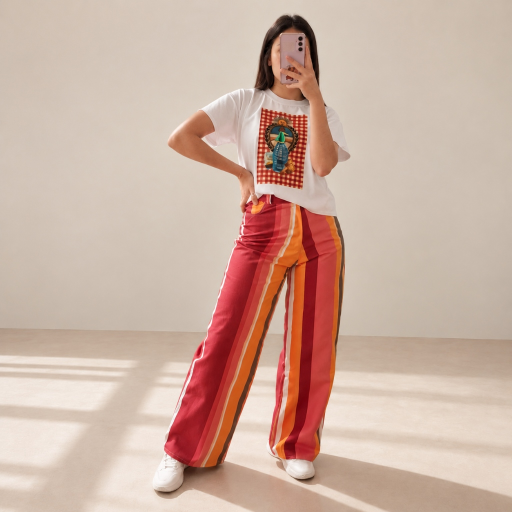
#> input picture assets/product-sunset-stripes.jpg, 1024 x 1024 px, found by its file name (shown at 1/2 size)
$ python check_head.py
#> lines starting #> are read from the running program, lines starting #| are printed output that depends on the picture
from PIL import Image

im = Image.open("assets/product-sunset-stripes.jpg")
#> im is the input picture: PIL image 1024x1024 RGB; mean R, G, B 204.5, 175.9, 162
print("product-sunset-stripes size:", im.size)
#| product-sunset-stripes size: (1024, 1024)
# Where is her head?
# Let's crop her top part
crop_head = im.crop((400, 0, 700, 250))
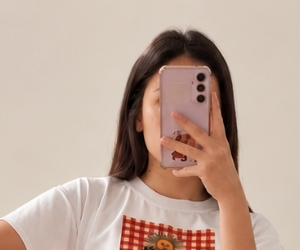
#> crop_head: PIL image 300x250 RGB; mean R, G, B 191.5, 168, 154.5
print("Head crop:", crop_head.size)
#| Head crop: (300, 250)

$ run again, with assets/about-atelier.jpg copied over assets/product-sunset-stripes.jpg
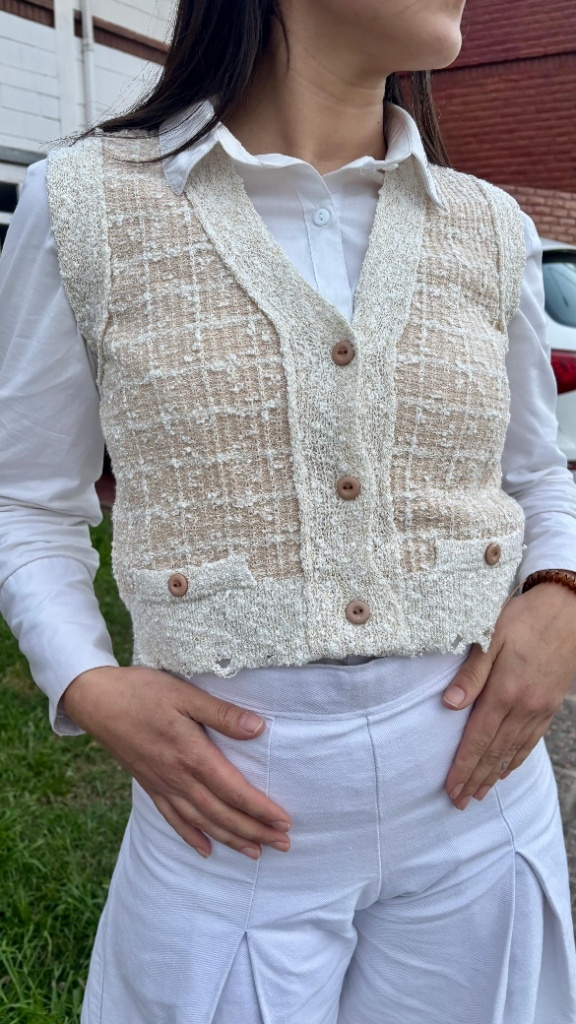
#> input picture assets/about-atelier.jpg, 576 x 1024 px, found by its file name
#> im is the input picture: PIL image 576x1024 RGB; mean R, G, B 147, 147.2, 153
#| product-sunset-stripes size: (576, 1024)
#> `crop_head = im.crop((400, 0, 700, 250))`:
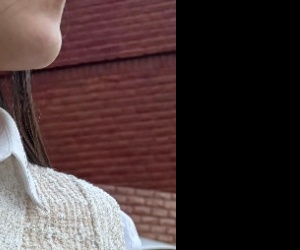
#> crop_head: PIL image 300x250 RGB; mean R, G, B 71, 54.4, 54.6
#| Head crop: (300, 250)

$ run again, with assets/chaleco-denim-indigo.jpg copied over assets/product-sunset-stripes.jpg
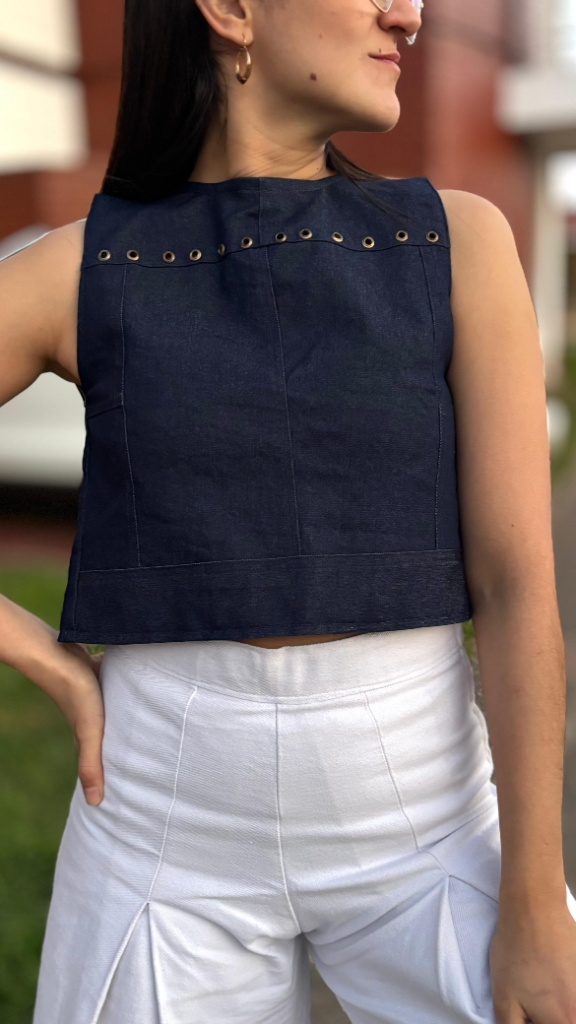
#> input picture assets/chaleco-denim-indigo.jpg, 576 x 1024 px, found by its file name
#> im is the input picture: PIL image 576x1024 RGB; mean R, G, B 121.7, 108.2, 105.3
#| product-sunset-stripes size: (576, 1024)
#> `crop_head = im.crop((400, 0, 700, 250))`:
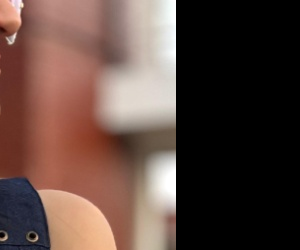
#> crop_head: PIL image 300x250 RGB; mean R, G, B 91.9, 70, 62.8
#| Head crop: (300, 250)

$ run again, with assets/chaleco-gamuza-rosa.jpg copied over assets/product-sunset-stripes.jpg
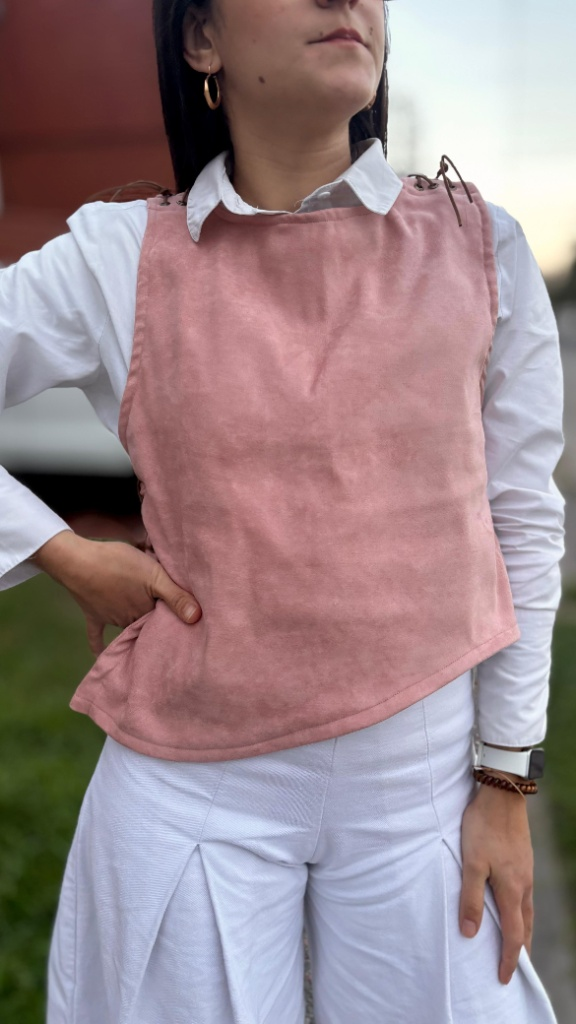
#> input picture assets/chaleco-gamuza-rosa.jpg, 576 x 1024 px, found by its file name
#> im is the input picture: PIL image 576x1024 RGB; mean R, G, B 154.3, 134.9, 139
#| product-sunset-stripes size: (576, 1024)
#> `crop_head = im.crop((400, 0, 700, 250))`:
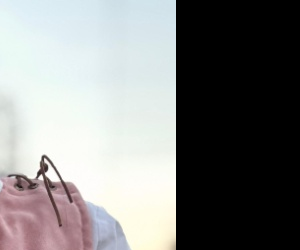
#> crop_head: PIL image 300x250 RGB; mean R, G, B 130.9, 131.5, 130.9
#| Head crop: (300, 250)
